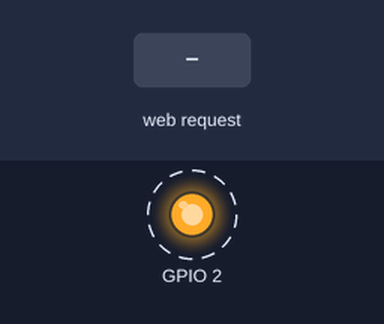
A sketch run on a simulated ESP8266 (NodeMCU). On the bench: output pins drawn as LEDs (lit = HIGH). Dashed ring = blinking. The inputs (shaded band) are chosen by the test bench. WiFi joins after 1.5 s; servers stay silent unless stated; what the sketch prints to the serial monitor is not drawn.

Above: at 1.7 s.
2.1 s: HTTP request GET /?ssid=1&password=1 received
At 3.0 s:
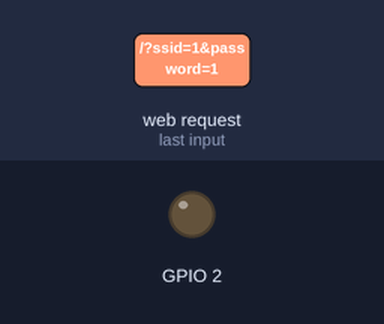
At 4.6 s:
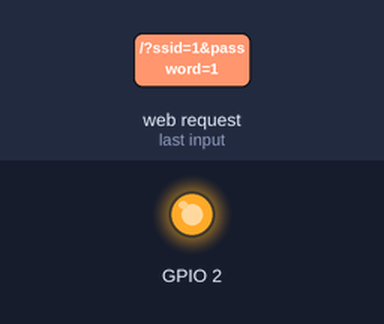
Timing chart, 0 to 11.1 s (numbered marks = the images above; inputs shaded):
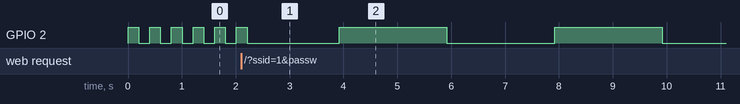

The sketch:

06-access-point.ino
```cpp
// INFO:
// Create an Access Point for initial configuration at http://belle.local
// Get IFTTT key at https://ifttt.com/services/maker_webhooks/settings
// Send HTTP POST to IFTTT only when waking up from deep sleep

#include <ESP8266WiFi.h>
#include <WiFiClient.h>
#include <ESP8266WebServer.h>
#include <ESP8266mDNS.h>

String AP_NamePrefix = "Belle ";
const char WiFiAPPSK[] = "secret";
const char* DomainName = "belle"; // set domain name domain.local
char ssid [50] = "";
char password [50] = "";

ESP8266WebServer server(80);

void setup() {
  // GPIO02 on ESP-12 module is linked to on-board LED
  pinMode(2, OUTPUT);
	Serial.begin(115200);

  if (!hasWiFiCredentials()) {
    setupAP();
  }
}

void loop() {
  if (!hasWiFiCredentials()) {
    blink(200);
    Serial.println("[INFO] WiFi is not configured!");
    Serial.println("[INFO] Connect to Belle and go to http://belle.local/");
    server.handleClient();
  } else {
    blink(2000);
    Serial.print("[INFO] WiFi SSID has been configured: ");
    Serial.println(WiFi.SSID());
  }
}

bool hasWiFiCredentials() {
  if (WiFi.SSID() == "") {
    return false;
  }

  return true;
}

void blink(int interval) {
  digitalWrite(2, HIGH);
  delay(interval);

  digitalWrite(2, LOW);
  delay(interval);
}

void setupAP() {
  Serial.print("[TRACE] Configuring access point");
  WiFi.mode(WIFI_AP);

  String AP_NameString = getAPName();

  // convert String to char array
  char AP_NameChar[AP_NameString.length() + 1];
  memset(AP_NameChar, 0, AP_NameString.length() + 1);

  for (int i=0; i<AP_NameString.length(); i++)
    AP_NameChar[i] = AP_NameString.charAt(i);

  WiFi.softAP(AP_NameChar, WiFiAPPSK);

  startMDNS();
  startServer();
  Serial.println("[INFO] Started access point!");
}

String getAPName() {
  uint8_t mac[WL_MAC_ADDR_LENGTH];
  WiFi.softAPmacAddress(mac);
  String macID = String(mac[WL_MAC_ADDR_LENGTH - 2], HEX) +
                 String(mac[WL_MAC_ADDR_LENGTH - 1], HEX);
  macID.toUpperCase();
  return AP_NamePrefix + macID;
}

void startMDNS() {
  if (!MDNS.begin(DomainName)) {
    Serial.println("[ERROR] MDNS responder did not setup");
    while(1) {
      delay(1000);
    }
  }

  MDNS.addService("http", "tcp", 80);
}

void startServer() {
  server.on("/", handleRoot);

  const char * headerkeys[] = {"User-Agent","Cookie"} ;
  size_t headerkeyssize = sizeof(headerkeys)/sizeof(char*);

  server.collectHeaders(headerkeys, headerkeyssize );
  server.begin();
}

void handleRoot() {
  if (server.hasArg("ssid") && server.hasArg("password")){
    Serial.print("[INFO] SSID:");
    Serial.println(server.arg("ssid"));
    server.arg("ssid").toCharArray(ssid, 50);

    Serial.print("[INFO] Password received!");
    server.arg("password").toCharArray(password, 50);

    WiFi.begin(ssid, password);
    WiFi.persistent(true);
    WiFi.setAutoConnect(true);
    WiFi.setAutoReconnect(true);

    int count = 0;
    while (WiFi.status() != WL_CONNECTED) {
      delay(500);
      Serial.print(".");
      count++;

      if (count % 10 == 0) {
        Serial.println("");
      }

      if (count > 120) {
        Serial.println("[ERROR] Could not connect to WiFi. Please try again.");
        WiFi.disconnect();
        setupAP();
        break;
      }
    }

    if (WiFi.status() == WL_CONNECTED) {
      Serial.println("");
      Serial.print("[INFO] WiFi connected! IP address: ");
      Serial.println(WiFi.localIP());

      server.sendHeader("Location","/");
      server.sendHeader("Cache-Control","no-cache");
      server.sendHeader("Set-Cookie","ESPSESSIONID=1");
      server.send(301);

      return;
    }
  }

  String content = "<html><body><form action='/' method='post'>";
  content += "SSID: <input type='text' name='ssid' placeholder='ssid'><br>";
  content += "Password:<input type='password' name='password' placeholder='secret'><br>";
  content += "IFTTT Key:<input type='text' name='key' placeholder='IFTTT Key'><br>";
  content += "<input type='submit' name='submit' value='Submit'></form></body></html>";
  server.send(200, "text/html", content);
}
```
